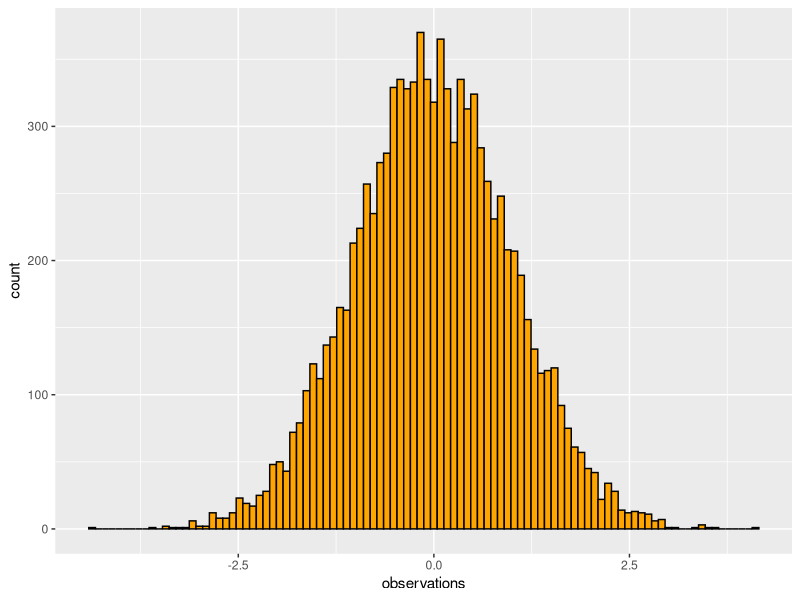
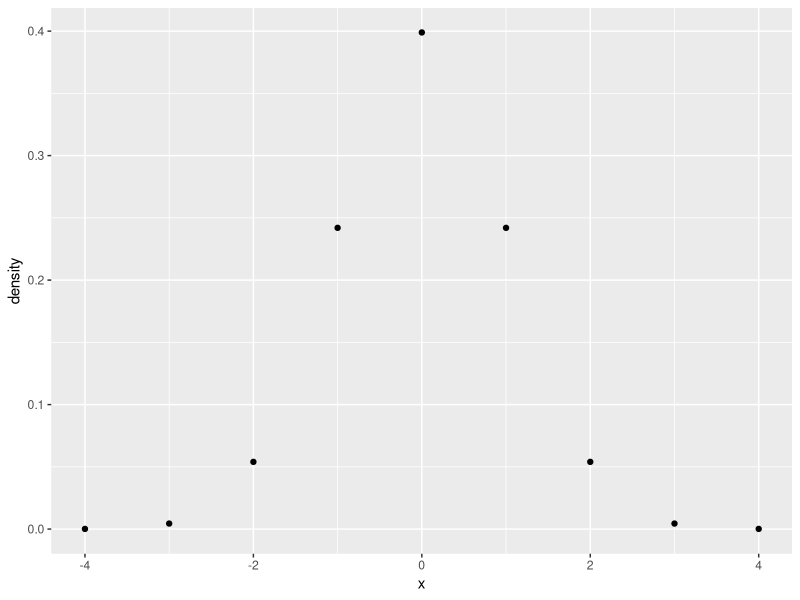
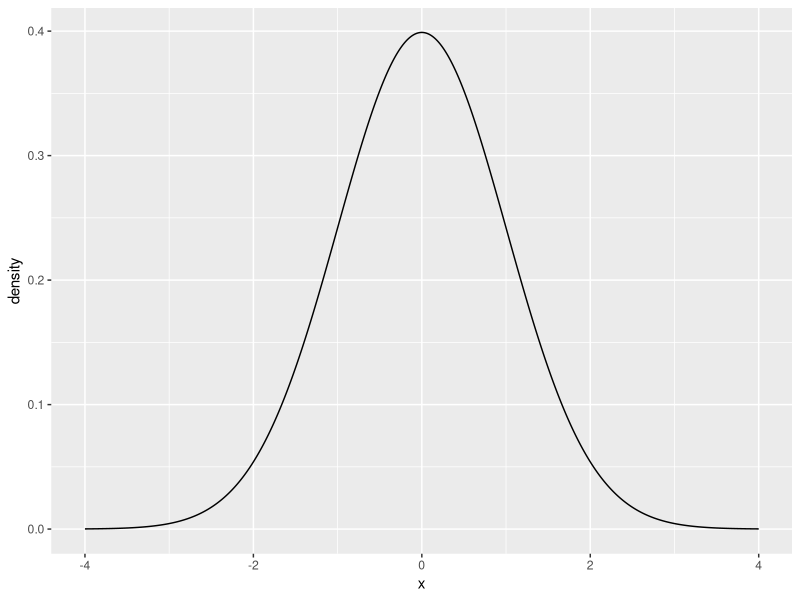
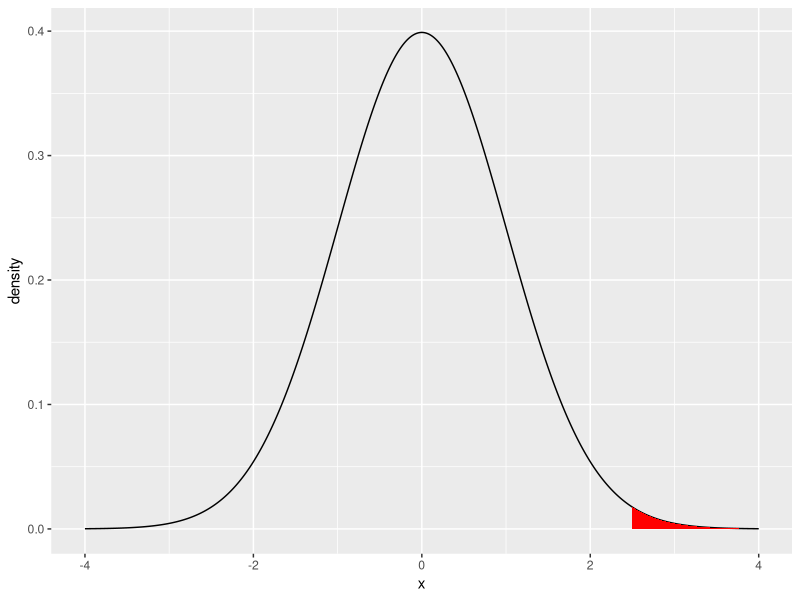
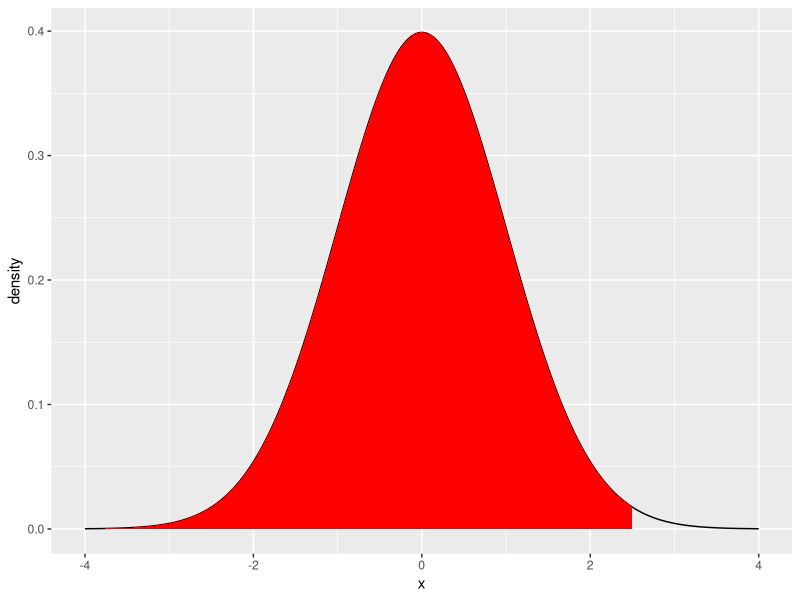
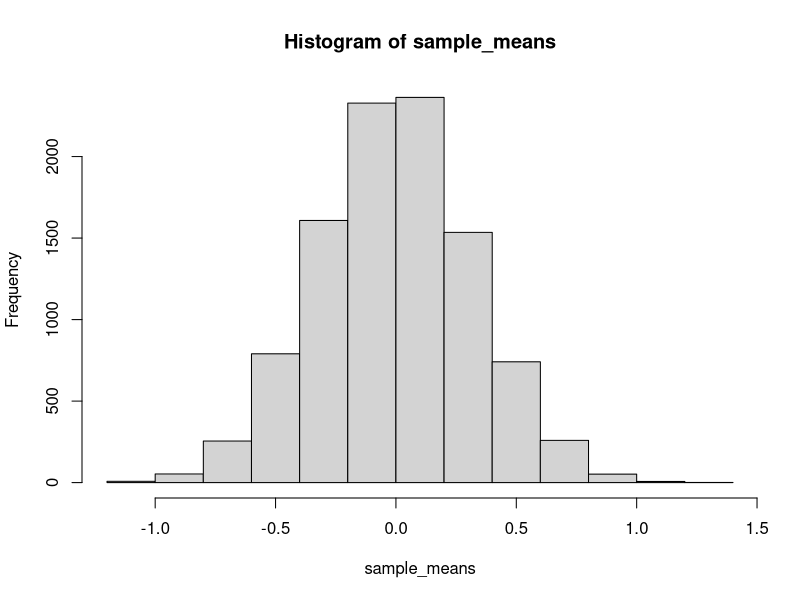
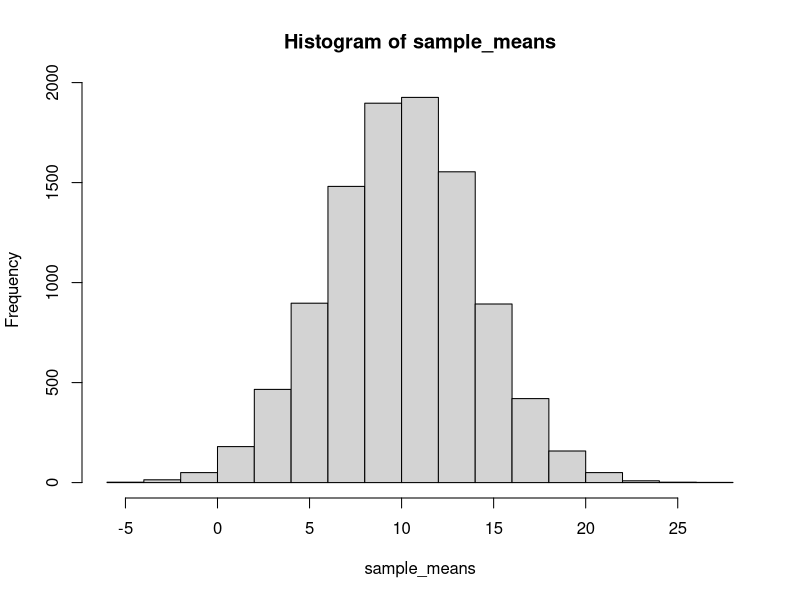
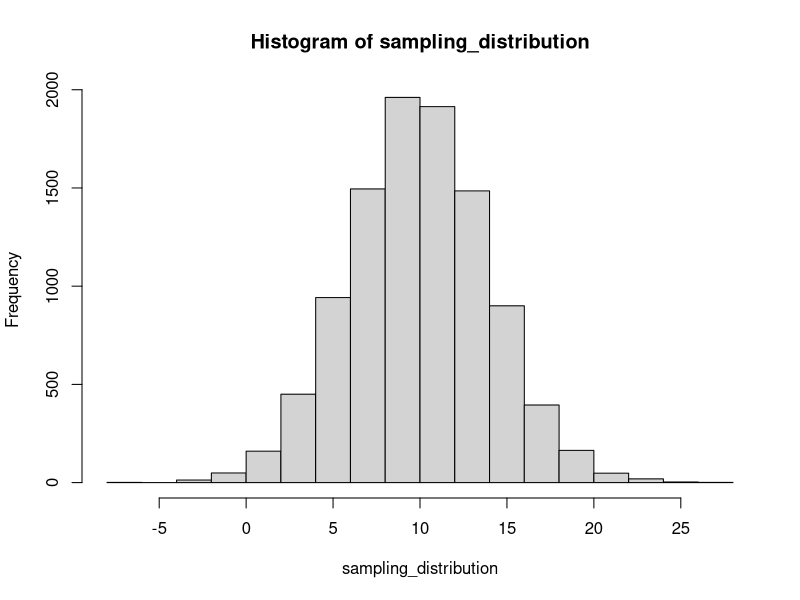

R code for these plots, in order:
## ---- chunk 1
knitr::opts_chunk$set(echo = TRUE)
## ---- chunk 2

rnorm(n=10, mean = 0, sd = 1)

library(ggplot2)
some_data <- data.frame(observations = rnorm(n=10000, mean = 0, sd = 1),
                        type = "A")

ggplot(some_data, aes(x=observations)) +
  geom_histogram(bins=100, color="black",
                 fill= 'orange')

some_data$observations[some_data$observations > 2.5]
length(some_data$observations[some_data$observations > 2.5])
length(some_data$observations[some_data$observations > 2.5])/10000


rnorm(n=10, mean = 0, sd = 1)

library(ggplot2)
some_data <- data.frame(density = dnorm(-4:4, mean = 0, sd = 1),
                        x = -4:4)

knitr::kable(some_data)

ggplot(some_data, aes(x=x, y=density)) +
  geom_point()



some_data <- data.frame(density = dnorm(seq(-4,4,.001), mean = 0, sd = 1),
                        x = seq(-4,4,.001))

ggplot(some_data, aes(x=x, y=density)) +
  geom_line()

## ---- chunk 3
library(dplyr)

some_data <- data.frame(density = dnorm(seq(-4,4,.001), mean = 0, sd = 1),
                        x = seq(-4,4,.001))

region_data <- some_data %>%
  filter(x > 2.5)

ggplot(some_data, aes(x=x, y=density)) +
  geom_line()+
  geom_ribbon(data = region_data,
              fill = "red",
              aes(ymin=0,ymax=density))

## ---- chunk 4
pnorm(2.5, mean=0, sd = 1)



## ---- chunk 5
some_data <- data.frame(density = dnorm(seq(-4,4,.001), mean = 0, sd = 1),
                        x = seq(-4,4,.001))
region_data <- some_data %>%
  filter(x < 2.5)

ggplot(some_data, aes(x=x, y=density)) +
  geom_line()+
  geom_ribbon(data = region_data,
              fill = "red",
              aes(ymin=0,ymax=density))


## ---- chunk 6
1 - pnorm(2.5, mean=0, sd = 1)
#> [1] 0.006209665

pnorm(2.5, mean=0, sd = 1, lower.tail=FALSE)
#> [1] 0.006209665

## ---- chunk 7
qnorm(.05, mean= 0, sd =1, lower.tail = FALSE)

## ---- chunk 8
mean(rnorm(10, mean=0, sd =1))


sample_means <- replicate(10000, mean(rnorm(10,0,1)))
hist(sample_means)


sample_means <- replicate(10000, mean(rnorm(10,0,1)))
sd(sample_means)

## ---- chunk 9
sample_means <- replicate(10000, mean(rnorm(10,0,1)))
sd(sample_means)
#> [1] 0.3158243

# analytic SEM

1/sqrt(10)
#> [1] 0.3162278
## ---- chunk 10

pnorm(2.5, mean = 0, sd = 1, lower.tail = FALSE)

some_data <- rnorm(n=1000000, mean = 0, sd = 1)

selection <- some_data[some_data > 2.5]
length(selection)/1000000

## ---- chunk 11

some_data <- data.frame(observations = rnorm(n=10000, mean = 100, sd = 10),
                        type = "Scores")

some_data$observations[some_data$observations > 130]

length(some_data$observations[some_data$observations > 130])

## ---- chunk 12
pnorm(q = 130, mean = 100, sd = 10, lower.tail = FALSE)

10000*pnorm(q = 130, mean = 100, sd = 10, lower.tail = FALSE)

some_observations <- rnorm(10000,100,10)
length(some_observations[some_observations >130])/10000

## ---- chunk 13
sample <- rnorm(25, 10, 20)

sample_means <- replicate(10000, mean(rnorm(25,10,20)))
hist(sample_means)

mean_12 <- sample_means[sample_means >= 12]
probability_12 <- length(mean_12)/10000
probability_12
## ---- chunk 14
sampling_distribution <- replicate(10000, mean(rnorm(25, mean = 10, sd = 20)))
hist(sampling_distribution)

length(sampling_distribution[sampling_distribution >=12])/10000

## ---- chunk 15

sampling_distribution <- replicate(10000, mean(rnorm(100, mean = 10, sd = 20)))
hist(sampling_distribution)

probability <- length(sampling_distribution[sampling_distribution >=12])/10000

probability

## ---- chunk 16
sample <- replicate(10000,
                    sd(rnorm(25, 10, 20)))
hist(sample)

sd_15_or_less <- length(sample[sample <= 15])/10000
sd_15_or_less
